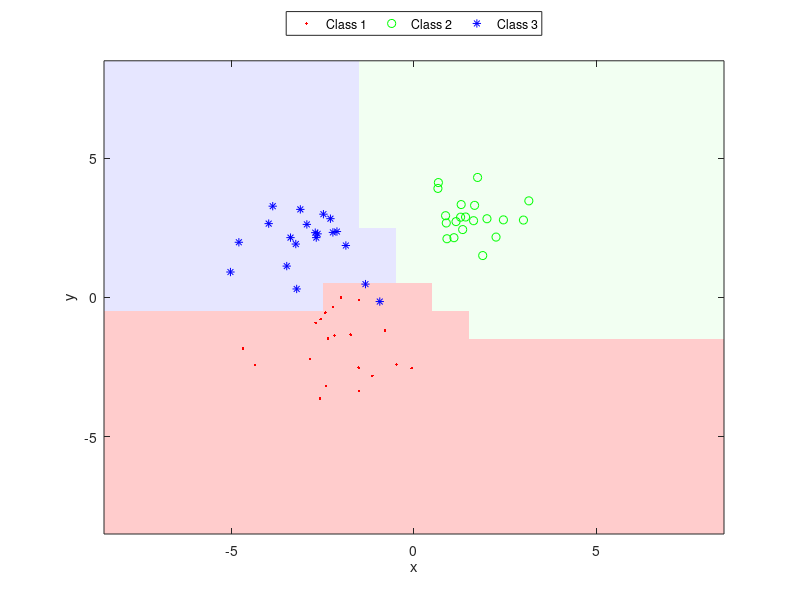

Reproduce this figure in MATLAB.
close all; clear ; clc

% number of training samples to generate.
nsamples = 20;
 
% create some training data for three classes.
training = cell(3,1);
training{1} = randn(nsamples,2) + repmat([-2 -2], [nsamples 1]);
training{2} = randn(nsamples,2) + repmat([2 3], [nsamples 1]);
training{3} = randn(nsamples,2) + repmat([-3 2], [nsamples 1]);
 
% sample mean
sample_means = cell(length(training),1);
 
% compute sample mean to use as the class prototype.
for i=1:length(training),
    sample_means{i} = mean(training{i});
end

% intervalo da fronteira
xrange = [-8 8];
yrange = [-8 8];
% intervalo do incremento
inc = 1;
 
% gera a grade de coordenadas
[x, y] = meshgrid(xrange(1):inc:xrange(2), yrange(1):inc:yrange(2));
 
xy = [x(:) y(:)];

% size of the (x, y) image, which will also be the size of the 
% decision boundary image that is used as the plot background.
image_size = size(x);

numxypairs = length(xy); % number of (x,y) pairs
 
% distance measure evaluations for each (x,y) pair.
dist = [];
 
% loop through each class and calculate distance measure for each (x,y)
% from the class prototype.
for i=1:length(training),
 
    % calculate the city block distance between every (x,y) pair and
    % the sample mean of the class.
    % the sum is over the columns to produce a distance for each (x,y)
    % pair.
    disttemp = sum(abs(xy - repmat(sample_means{i}, [numxypairs 1])), 2);
 
    % concatenate the calculated distances.
    dist = [dist disttemp];
 
end
 
% for each (x,y) pair, find the class that has the smallest distance.
% this will be the min along the 2nd dimension.
[m,idx] = min(dist, [], 2);

% reshape the idx (which contains the class label) into an image.
decisionmap = reshape(idx, image_size);


figure;
 
%show the image
imagesc(xrange,yrange,decisionmap);
hold on;
set(gca,'ydir','normal');
 
% colormap for the classes:
% class 1 = light red, 2 = light green, 3 = light blue
cmap = [1 0.8 0.8; 0.95 1 0.95; 0.9 0.9 1]
colormap(cmap);
 
% plot the class training data.
plot(training{1}(:,1),training{1}(:,2), 'r.');
plot(training{2}(:,1),training{2}(:,2), 'go');
plot(training{3}(:,1),training{3}(:,2), 'b*');
 
% include legend
legend('Class 1', 'Class 2', 'Class 3','Location','NorthOutside', ...
    'Orientation', 'horizontal');
 
% label the axes.
xlabel('x');
ylabel('y');


% ind1 = find( (xy(:,1) + xy(:,2) > 7) == 1)
% ind2 = find( (xy(:,1) + xy(:,2) > 7) == 0)
% 
% cmap = hsv(2);
% plot(xy(ind1,1), xy(ind1,2),'o','Color', cmap(1,:));
% hold on
% plot(xy(ind2,1), xy(ind2,2),'o','Color', cmap(2,:));
% hold on

% for i = 1:2     %# Loop 6 times
%     plot(xy(ind1,1), xy(ind2,2),'o','Color', cmap(i,:));  %# Plot each column with a
%     hold on;
% end

% cmap = hsv(3);
% indx = find( [1 0 0] * testData.y')
% indx1 = find( [1 0 0] * testData.y')
% indx2 = find( [0 1 0] * testData.y')
% indx3 = find( [0 0 1] * testData.y')
% plot(testData.x(indx1,1), testData.x(indx1,2), 'o', 'Color', cmap(1,:))
% hold on
% plot(testData.x(indx2,1), testData.x(indx2,2), 'o', 'Color', cmap(2,:))
% hold on
% plot(testData.x(indx3,1), testData.x(indx3,2), 'o', 'Color', cmap(3,:))